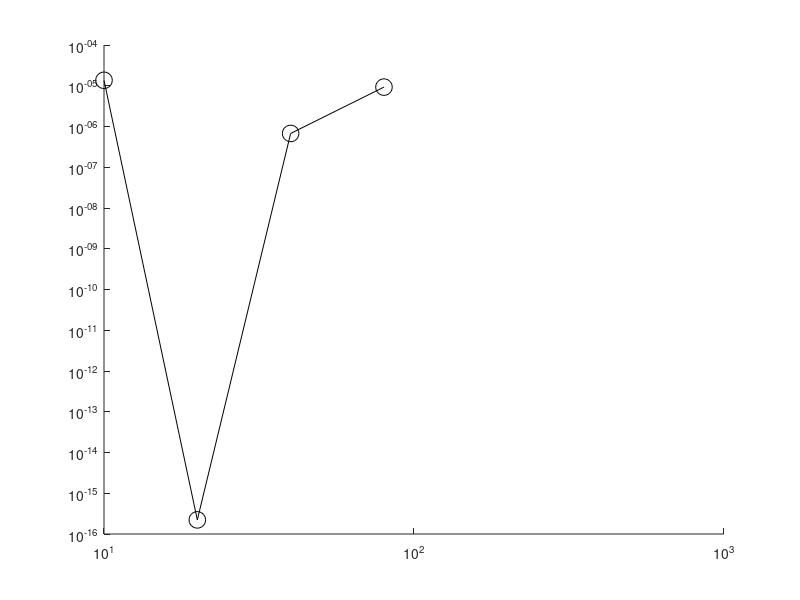

MATLAB code to generate this figure:
clear all
close all
% Cubic spline s(x)=aj+bj(x-xj)+cj(x-xj)^2+dj(x-xj)^3

x=[0, 0.2, 0.4, 0.6, 0.8, 0.9, 1, 1.1, 1.2, 1.3, 1.4, 1.5]; % data points
f=exp(sin(x)); % function
m=12;
h=zeros(1, m-1);
a=zeros(1, m);
% step size
for i=1:m-1
    h(i)=x(i+1)-x(i);
end
% calculating the constant coefficent a
for k=1:m
    a(k)=f(k);
end
% Now we compute the coefficient c since c is dependent on a's
% The expression for computing c is 
% h(j-1)c(j-1)+2(h(j-1)+h(j))+h(j)c(j+1)=3/h(j) (a(j+1)-a(j))-3/h(j-1)
% (a(j)-a(j-1)) (*) 
% we call the right hand side of the above equation as matrix B where the
% first and last entry (which is 0) of B is coming from the Natural spline boundary condition.

    B(1)=3.0*(a(2)-a(1))/h(1)-3*cos(x(1))*exp(sin(x(1)));
    B(m)=3.0*cos(x(m))*exp(sin(x(m)))-3.0*(a(m)-a(m-1))/h(m-1);

    % internal values
    for l=2:m-1
        B(l)=3.0*(a(l+1)-a(l))/h(l)-3.0*(a(l)-a(l-1))/h(l-1);
    end
% Now we build the matrix A for the left hand side of the above eqn (*)

A=zeros(m, m); % initialize the matrix
A(1, 1)=2*h(1); % Natural Boundary condition
A(m, m)=2*h(m-1); % Natural Boundary condition
A(1, 2)=h(1);
A(m, m-1)=h(1);
for j=1:m  % Here i and j represents row and column of the matrix A
    for i=2:m-1
        if i==j
            A(i, j)=2*(h(i-1)+h(i)); % Main diagonal
        elseif i==j+1
                A(i, j)=h(i-1);      % Below main diagonal 
        elseif i==j-1
            A(i, j)=h(i);            % Above main diagonal
        end
    end
end
% coefficient cj

c=A\B'; % solves c=A^-1*B

% Compute the coefficinet bj and dj Formula ( bj = 1/hj (a(j+1)-a(j))-hj/3(2c(j)+c(j+1))) for j=1,...m-1
% dj=1/3h(j) (c(j+1)-c(j))
for j=1:m-1
    b(j)=(a(j+1)-a(j))/h(j)-h(j)*(2*c(j)+c(j+1))/3;
    d(j)=(c(j+1)-c(j))/(3*h(j));
end
% Ploting the cubic spline
for p=1:m-1
    t=x(p):0.01:x(p+1);
    S=a(p)+b(p)*(t-x(p))+c(p)*(t-x(p)).^2+d(p)*(t-x(p)).^3; % Spline
    s{p}=S;
    T{p}=t;
    hold on
end
spl=[s{1,1},s{1,2},s{1,3},s{1,4},s{1,5},s{1,6}, s{1,7}, s{1,8},s{1,9}, s{1,10}, s{1,11}];
tp=[T{1,1},T{1,2},T{1,3},T{1,4},T{1,5},T{1,6},T{1,7},T{1,8},T{1,9},T{1,10},T{1,11}];
% % figure(1)
% % plot(x, f, 'o', 'LineWidth',5);
% % hold on
% % plot(tp, spl , 'x', 'LineWidth',2);
% % legend('Function', 'Spline', 'Location','northwest')
v=exp(sin(tp)); % function value test point

for i=1:5
z(i)=5*(2^i);
end
for l=1:5
    nd=z(l);
err(l)=norm(v(nd+1)-spl(nd+1))
end
loglog(z, err, '-ko', 'MarkerSize',12)